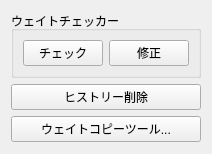
<?xml version="1.0" encoding="UTF-8"?>
<ui version="4.0">
 <class>charatools_weight</class>
 <widget class="QWidget" name="charatools_weight">
  <property name="geometry">
   <rect>
    <x>0</x>
    <y>0</y>
    <width>196</width>
    <height>154</height>
   </rect>
  </property>
  <property name="windowTitle">
   <string>Form</string>
  </property>
  <layout class="QVBoxLayout" name="verticalLayout_2">
   <item>
    <widget class="QGroupBox" name="groupBox">
     <property name="title">
      <string>ウェイトチェッカー</string>
     </property>
     <layout class="QVBoxLayout" name="verticalLayout">
      <item>
       <layout class="QHBoxLayout" name="horizontalLayout">
        <item>
         <widget class="QPushButton" name="push_button_check">
          <property name="minimumSize">
           <size>
            <width>0</width>
            <height>26</height>
           </size>
          </property>
          <property name="maximumSize">
           <size>
            <width>16777215</width>
            <height>26</height>
           </size>
          </property>
          <property name="text">
           <string>チェック</string>
          </property>
         </widget>
        </item>
        <item>
         <widget class="QPushButton" name="push_button_modify">
          <property name="minimumSize">
           <size>
            <width>0</width>
            <height>26</height>
           </size>
          </property>
          <property name="maximumSize">
           <size>
            <width>16777215</width>
            <height>26</height>
           </size>
          </property>
          <property name="text">
           <string>修正</string>
          </property>
         </widget>
        </item>
       </layout>
      </item>
     </layout>
    </widget>
   </item>
   <item>
    <spacer name="verticalSpacer">
     <property name="orientation">
      <enum>Qt::Vertical</enum>
     </property>
     <property name="sizeHint" stdset="0">
      <size>
       <width>20</width>
       <height>8</height>
      </size>
     </property>
    </spacer>
   </item>
   <item>
    <widget class="QPushButton" name="push_button_delete_history">
     <property name="minimumSize">
      <size>
       <width>0</width>
       <height>26</height>
      </size>
     </property>
     <property name="maximumSize">
      <size>
       <width>16777215</width>
       <height>26</height>
      </size>
     </property>
     <property name="text">
      <string>ヒストリー削除</string>
     </property>
    </widget>
   </item>
   <item>
    <widget class="QPushButton" name="push_button_tool_copy">
     <property name="minimumSize">
      <size>
       <width>0</width>
       <height>26</height>
      </size>
     </property>
     <property name="maximumSize">
      <size>
       <width>16777215</width>
       <height>26</height>
      </size>
     </property>
     <property name="text">
      <string>ウェイトコピーツール...</string>
     </property>
    </widget>
   </item>
   <item>
    <spacer name="verticalSpacer_2">
     <property name="orientation">
      <enum>Qt::Vertical</enum>
     </property>
     <property name="sizeHint" stdset="0">
      <size>
       <width>20</width>
       <height>25</height>
      </size>
     </property>
    </spacer>
   </item>
  </layout>
 </widget>
 <resources/>
 <connections/>
</ui>
